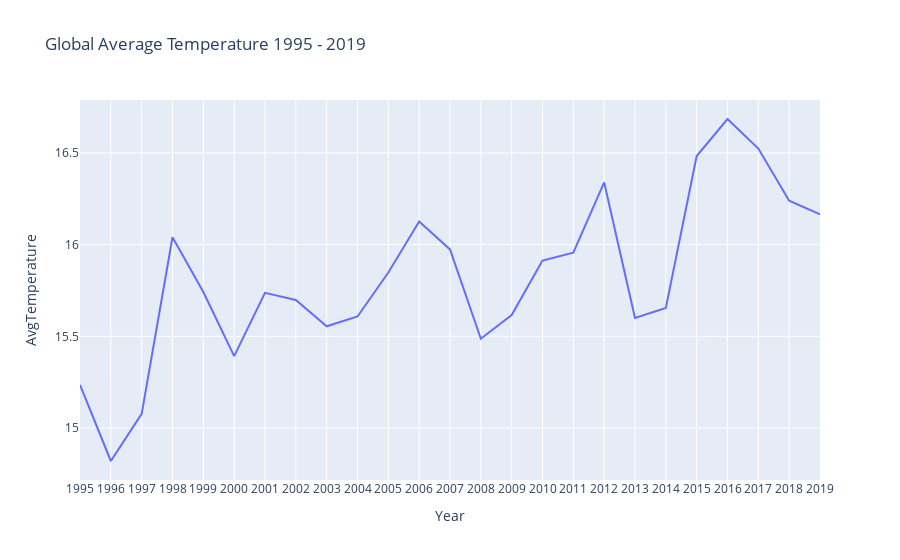

This figure's notebook cell:
### Markdown cell above
Let's draw a line chart for this data

### Code cell
fig = px.line(data_agg, x = "Year", y = "AvgTemperature", title = "Global Average Temperature 1995 - 2019")
fig.update_xaxes(dtick = "Year")
fig.show()

### Figure 1 — Plotly figure (JSON) as saved in the notebook; plotly's stock layout.template omitted (floating-point values rounded to 4 significant figures)
{"data": [{"hovertemplate": "Year=%{x}<br>AvgTemperature=%{y}<extra></extra>", "legendgroup": "", "line": {"color": "#636efa", "dash": "solid"}, "marker": {"symbol": "circle"}, "mode": "lines", "name": "", "orientation": "v", "showlegend": false, "type": "scatter", "x": [1995, 1996, 1997, 1998, 1999, 2000, 2001, 2002, 2003, 2004, 2005, 2006, 2007, 2008, 2009, 2010, 2011, 2012, 2013, 2014, 2015, 2016, 2017, 2018, 2019], "xaxis": "x", "y": [15.23, 14.82, 15.08, 16.04, 15.74, 15.39, 15.74, 15.7, 15.55, 15.61, 15.85, 16.13, 15.97, 15.49, 15.62, 15.91, 15.96, 16.34, 15.6, 15.66, 16.48, 16.69, 16.52, 16.24, 16.16], "yaxis": "y"}], "layout": {"legend": {"tracegroupgap": 0}, "title": {"text": "Global Average Temperature 1995 - 2019"}, "xaxis": {"anchor": "y", "domain": [0, 1], "dtick": "Year", "title": {"text": "Year"}}, "yaxis": {"anchor": "x", "domain": [0, 1], "title": {"text": "AvgTemperature"}}}}
